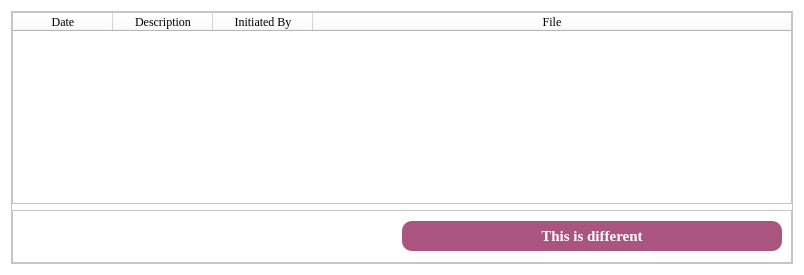
<?xml version="1.0" encoding="UTF-8"?>
<ui version="4.0">
 <class>Form</class>
 <widget class="QWidget" name="Form">
  <property name="geometry">
   <rect>
    <x>0</x>
    <y>0</y>
    <width>804</width>
    <height>275</height>
   </rect>
  </property>
  <property name="windowTitle">
   <string>Form</string>
  </property>
  <property name="styleSheet">
   <string notr="true">background-color: rgb(255, 255, 255);</string>
  </property>
  <layout class="QGridLayout" name="gridLayout">
   <item row="0" column="0">
    <widget class="QScrollArea" name="scrollArea">
     <property name="widgetResizable">
      <bool>true</bool>
     </property>
     <widget class="QWidget" name="meetingArea">
      <property name="geometry">
       <rect>
        <x>0</x>
        <y>0</y>
        <width>784</width>
        <height>255</height>
       </rect>
      </property>
      <layout class="QVBoxLayout" name="verticalLayout">
       <property name="leftMargin">
        <number>0</number>
       </property>
       <property name="topMargin">
        <number>0</number>
       </property>
       <property name="rightMargin">
        <number>0</number>
       </property>
       <property name="bottomMargin">
        <number>0</number>
       </property>
       <item>
        <widget class="QTableWidget" name="meetingTable">
         <attribute name="horizontalHeaderStretchLastSection">
          <bool>true</bool>
         </attribute>
         <column>
          <property name="text">
           <string>Date</string>
          </property>
          <property name="font">
           <font>
            <family>Georgia</family>
            <stylestrategy>PreferAntialias</stylestrategy>
           </font>
          </property>
         </column>
         <column>
          <property name="text">
           <string>Description</string>
          </property>
          <property name="font">
           <font>
            <family>Georgia</family>
            <stylestrategy>PreferAntialias</stylestrategy>
           </font>
          </property>
         </column>
         <column>
          <property name="text">
           <string>Initiated By</string>
          </property>
          <property name="font">
           <font>
            <family>Georgia</family>
            <stylestrategy>PreferAntialias</stylestrategy>
           </font>
          </property>
         </column>
         <column>
          <property name="text">
           <string>File</string>
          </property>
          <property name="font">
           <font>
            <family>Georgia</family>
            <stylestrategy>PreferAntialias</stylestrategy>
           </font>
          </property>
         </column>
        </widget>
       </item>
       <item>
        <widget class="QFrame" name="frame">
         <property name="frameShape">
          <enum>QFrame::StyledPanel</enum>
         </property>
         <property name="frameShadow">
          <enum>QFrame::Raised</enum>
         </property>
         <layout class="QHBoxLayout" name="horizontalLayout">
          <item>
           <spacer name="horizontalSpacer">
            <property name="orientation">
             <enum>Qt::Horizontal</enum>
            </property>
            <property name="sizeHint" stdset="0">
             <size>
              <width>40</width>
              <height>20</height>
             </size>
            </property>
           </spacer>
          </item>
          <item>
           <widget class="QPushButton" name="differentBtn">
            <property name="sizePolicy">
             <sizepolicy hsizetype="Expanding" vsizetype="Expanding">
              <horstretch>0</horstretch>
              <verstretch>0</verstretch>
             </sizepolicy>
            </property>
            <property name="minimumSize">
             <size>
              <width>0</width>
              <height>30</height>
             </size>
            </property>
            <property name="maximumSize">
             <size>
              <width>16777215</width>
              <height>30</height>
             </size>
            </property>
            <property name="font">
             <font>
              <family>Georgia</family>
              <pointsize>11</pointsize>
              <weight>75</weight>
              <bold>true</bold>
              <stylestrategy>PreferAntialias</stylestrategy>
             </font>
            </property>
            <property name="styleSheet">
             <string notr="true">border:20;
border-radius:10px;
background-color: rgb(170, 85, 127);
color:rgb(255, 255, 255)</string>
            </property>
            <property name="text">
             <string>This is different</string>
            </property>
           </widget>
          </item>
         </layout>
        </widget>
       </item>
      </layout>
     </widget>
    </widget>
   </item>
  </layout>
 </widget>
 <resources/>
 <connections/>
</ui>
